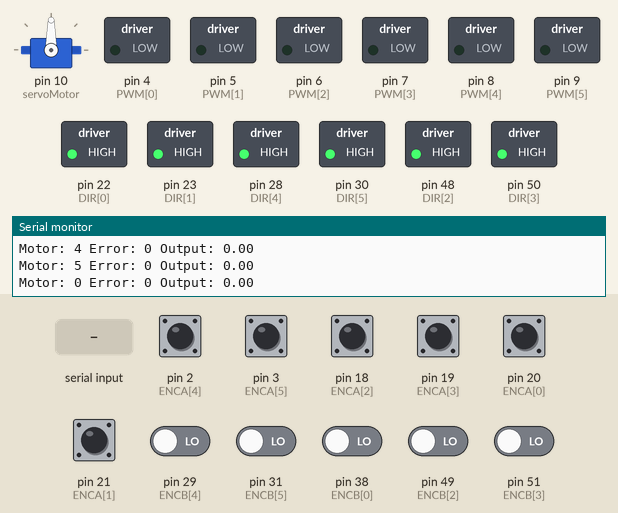
This sketch was run on a simulated Arduino Mega 2560, built with avr-gcc and run on an emulated ATmega2560. Parts: servo, switched loads named in the sketch (green lamp = pin HIGH), the last lines printed to the serial monitor. Inputs (shaded band) come from the test bench; at power-on: pin 2 (ENCA[4]), pin 3 (ENCA[5]), pin 18 (ENCA[2]), pin 19 (ENCA[3]), pin 20 (ENCA[0]), pin 21 (ENCA[1]) HIGH, pin 29 (ENCB[4]), pin 31 (ENCB[5]), pin 38 (ENCB[0]), pin 49 (ENCB[2]), pin 51 (ENCB[3]) LOW.

Above: at 1.2 s.
1.3 s: pin 2 (ENCA[4]) pulled LOW for 0.15 s
At 2.6 s:
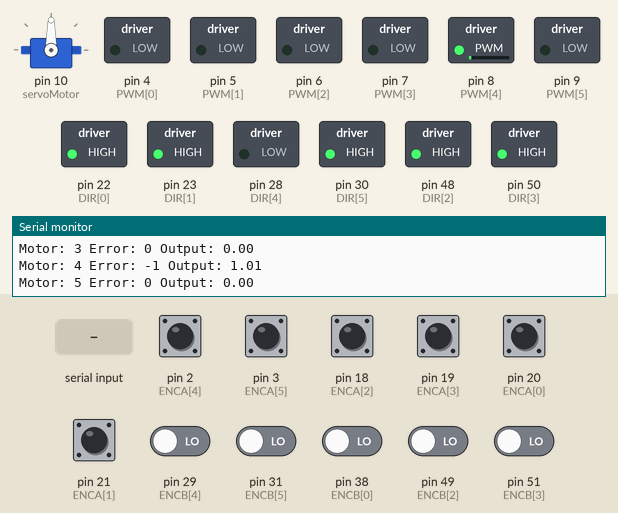
2.9 s: "s90\n" received over Serial
At 3.8 s:
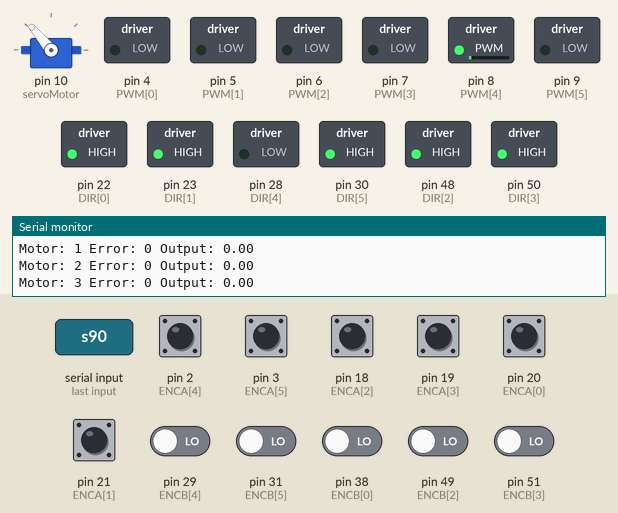
4.4 s: pin 18 (ENCA[2]) pulled LOW for 0.15 s
At 5.5 s:
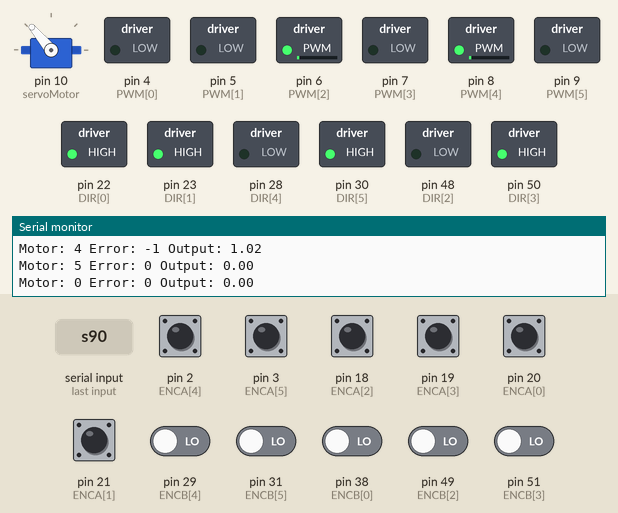
6.1 s: pin 20 (ENCA[0]) pulled LOW for 0.15 s
At 7.4 s:
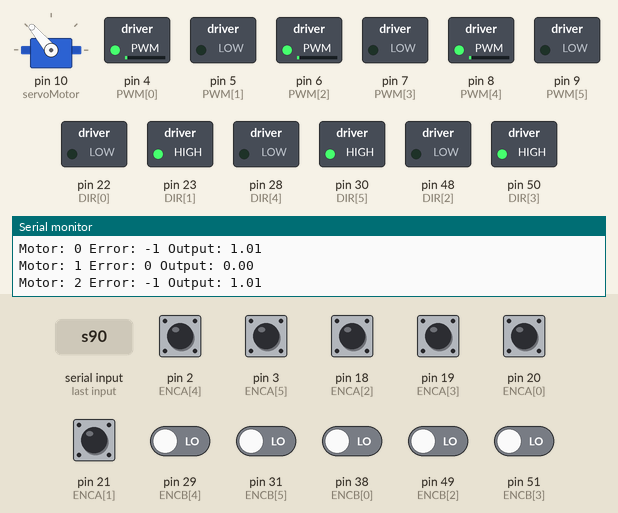
7.9 s: pin 3 (ENCA[5]) pulled LOW for 0.15 s
At 9.4 s:
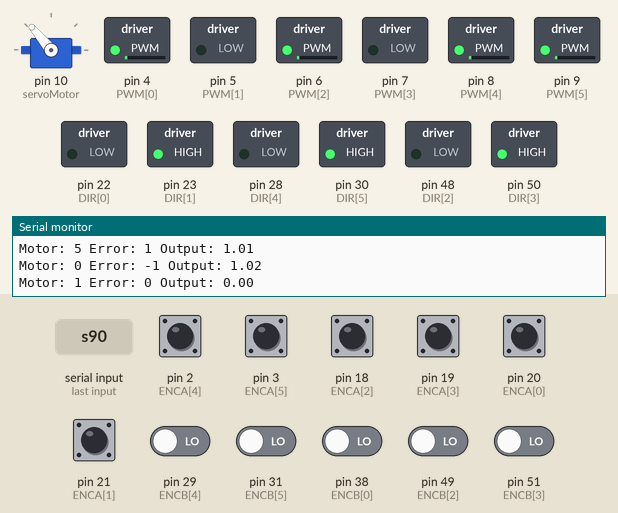
9.7 s: pin 19 (ENCA[3]) pulled LOW for 0.15 s
At 10.7 s:
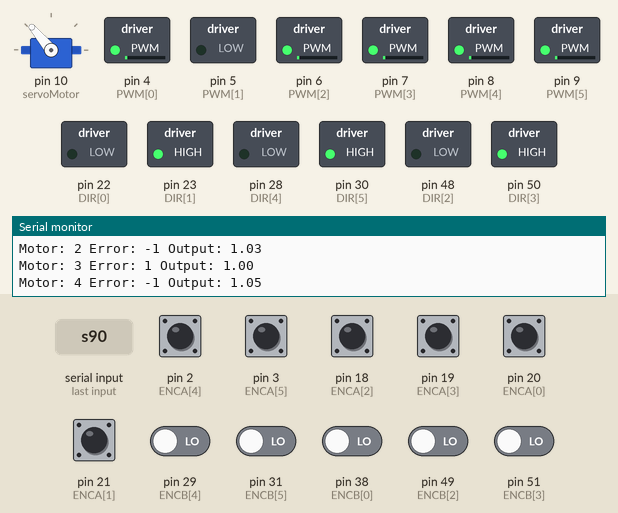
Timing chart, 0 to 12.4 s (numbered marks = the images above; inputs shaded):
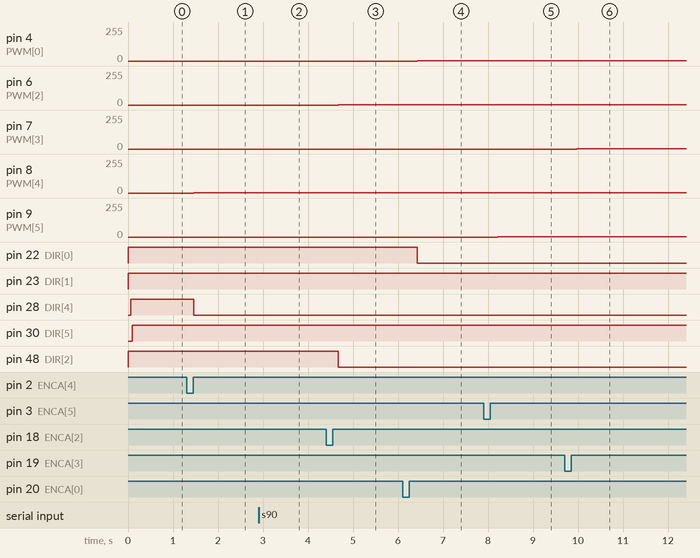

The sketch:

MoveJoints.ino
```cpp
#include <Servo.h>
Servo servoMotor;

// Definición de sensores de presión
const int numSensores = 4;
const int fsr_pins[numSensores] = {A0, A1, A2, A3};
const int fsr_limits[numSensores] = {5, 5, 5, 5};
int fsrReadings[4];                 // Array para almacenar las lecturas de los 4 sensores

// Definición de pines digitales a usar para los motores DC
const int numMotores = 6;
int ENCA[numMotores] = {20, 21, 18, 19, 2, 3};
int ENCB[numMotores] = {38, 39, 49, 51, 29, 31};
int DIR[numMotores] = {22, 23, 48, 50, 28, 30};
int PWM[numMotores] = {4, 5, 6, 7, 8, 9};
volatile int posi[numMotores] = {0, 0, 0, 0,0,0}; // Posición del motor según el encoder

// Variables a usar en el control PID
long prevT[numMotores] = {0,0,0,0,0,0};
float eprev[numMotores] = {0,0,0,0,0,0};
float eintegral[numMotores] = {0,0,0,0,0,0};

// Rango de ángulos y valores de encoder
int rangoGrados = 90; // Rango en grados (-90 a 90)
int rangoEncoder = 2300; // Rango en valores del encoder (-2300 a 2300)

// Constantes PID (ajústalas según sea necesario)
float kp = 1;
float kd = 0.024;
float ki = 0.005;
float target_servo = 90;

// Vector de posiciones angulares objetivos de los motores DC
int targets[numMotores] = {0, 0,0,0,0,0};

void setup() {
  Serial.begin(9600);

  servoMotor.attach(10); //Servomotor al pin 10 PWM
  // Configuración de los pines de los motores como salida
  for (int i = 0; i < numMotores; i++) {
    pinMode(DIR[i], OUTPUT);
    pinMode(PWM[i], OUTPUT);
  }
  for (int i = 0; i < numMotores; i++) {
    pinMode(ENCA[i], INPUT_PULLUP);
    pinMode(ENCB[i], INPUT);
  }

  // Configuración de las interrupciones para el conteo de pulsos
  attachInterrupt(digitalPinToInterrupt(ENCA[0]), doEncodeA0, RISING);
  attachInterrupt(digitalPinToInterrupt(ENCA[1]), doEncodeA1, RISING);
  attachInterrupt(digitalPinToInterrupt(ENCA[2]), doEncodeA2, RISING);
  attachInterrupt(digitalPinToInterrupt(ENCA[3]), doEncodeA3, RISING);
  attachInterrupt(digitalPinToInterrupt(ENCA[4]), doEncodeA4, RISING);
  attachInterrupt(digitalPinToInterrupt(ENCA[5]), doEncodeA5, RISING);
}

void loop() {
  if (Serial.available()) {
    char option = Serial.read();
    if (option == 's') {
    Serial.print("Ingrese un angulo del servo: ");
    //Espera hasta que el usuario envié su ángulo
    while (!Serial.available());
    int angulo_s = Serial.parseInt(); // Lee el número enviado por el monitor serial
    if (angulo_s >= 0 && angulo_s <= 90){
      int target_servo = map(angulo_s, 0, 90, 35, 130);
      servoMotor.write(target_servo); // Mueve el servomotor al ángulo especificado
    //delay(2000);
    Serial.print("Servo posicionado en el angulo: ");
    Serial.println(angulo_s);}
    else {
    Serial.println("Angulo no valido (debe estar entre 0 y 180).");}}
    if (option == 'f') {
    for (int i = 0; i < 4; i++) {
      fsrReadings[i] = analogRead(fsr_pins[i]);  // Leer el valor analógico de cada sensor
      Serial.println(fsrReadings[i]);
      }
    }
    if (option == 'm') {
      Serial.println("Digita los ángulos de los motores de la siguiente forma: 10,10,10,10,10,10");
      // Esperar a que el usuario ingrese los datos con timeout
      long startTime = millis();
      while (!Serial.available()) {
        if (millis() - startTime > 5000) { // Timeout de 5 segundos
          Serial.println("Timeout: No se recibieron datos.");
          return; // Salir de la función loop para evitar bloqueo
        }
      }

      // Leer los valores ingresados
      String post_data = Serial.readString();

      // Separar y convertir los valores
      int commaIndex1 = post_data.indexOf(',');
      int commaIndex2 = post_data.indexOf(',', commaIndex1 + 1);
      int commaIndex3 = post_data.indexOf(',', commaIndex2 + 1);
      int commaIndex4 = post_data.indexOf(',', commaIndex3 + 1);
      int commaIndex5 = post_data.indexOf(',', commaIndex4 + 1);

      if (commaIndex1 > 0 && commaIndex2 > commaIndex1 && commaIndex3 > commaIndex2) {
        int anguloMotor1 = post_data.substring(0, commaIndex1).toInt();
        int anguloMotor2 = post_data.substring(commaIndex1 + 1, commaIndex2).toInt();
        int anguloMotor3 = post_data.substring(commaIndex2 + 1, commaIndex3).toInt();
        int anguloMotor4 = post_data.substring(commaIndex3 + 1, commaIndex4).toInt();
        int anguloMotor5 = post_data.substring(commaIndex4 + 1, commaIndex5).toInt();
        int anguloMotor6 = post_data.substring(commaIndex5 + 1).toInt();

        // Convertir los ángulos a valores del encoder
        targets[0] = map(anguloMotor1, -rangoGrados, rangoGrados, -rangoEncoder, rangoEncoder);
        targets[1] = map(anguloMotor2, -rangoGrados, rangoGrados, -rangoEncoder, rangoEncoder);
        targets[2] = map(anguloMotor3, -rangoGrados, rangoGrados, -rangoEncoder, rangoEncoder);
        targets[3] = map(anguloMotor4, -rangoGrados, rangoGrados, -rangoEncoder, rangoEncoder);
        targets[4] = map(anguloMotor5, -rangoGrados, rangoGrados, -rangoEncoder, rangoEncoder);
        targets[5] = map(anguloMotor6, -rangoGrados, rangoGrados, -rangoEncoder, rangoEncoder);


      }
    }
  }
  // Aplicar control PID a los motores
  for (int i = 0; i < numMotores; i++) {
    long currT = micros();
    float deltaT = ((float)(currT - prevT[i])) / (1.0e6);

    prevT[i] = currT;
    int pos = 0;
    noInterrupts();
    pos = posi[i];
    interrupts();

    int e = targets[i] - pos;
    float dedt = (e - eprev[i]) / deltaT;
    eintegral[i] += e * deltaT;
    float u = kp * e + kd * dedt + ki * eintegral[i];

    float pwr = fabs(u);
    if (pwr > 255){
      pwr = 255;
    }

    if (eintegral[i] > 1000) eintegral[i] = 1000;
    if (eintegral[i] < -1000) eintegral[i] = -1000;

    int dir = 1;
    if (u < 0){
      dir = -1;
    }
    setMotor(i, dir, pwr);
    eprev[i] = e;

    Serial.print("Motor: ");
    Serial.print(i);
    Serial.print(" Error: ");
    Serial.print(e);
    Serial.print(" Output: ");
    Serial.println(pwr);

  }
}

void setMotor(int motorIndex, int dir, int pwmVal) {
  analogWrite(PWM[motorIndex], pwmVal);
  if (dir == 1) {
    digitalWrite(DIR[motorIndex], HIGH);
  } else if (dir == -1) {
    digitalWrite(DIR[motorIndex], LOW);
  } else {
    digitalWrite(DIR[motorIndex], LOW);
  }
}
//Para el motor 1 se cambia el la direccion de manera que funcione de igual manera que el 2
void doEncodeA0() {
  if (digitalRead(ENCB[0]) == 1) {
    posi[0]--;
  } else {
    posi[0]++;
  }
}

void doEncodeA1() {
  if (digitalRead(ENCB[1]) == 1) {
    posi[1]++;
  } else {
    posi[1]--;
  }
}
void doEncodeA2() {
  if (digitalRead(ENCB[2]) == 1) {
    posi[2]--;
  } else {
    posi[2]++;
  }
}

void doEncodeA3() {
  if (digitalRead(ENCB[3]) == 1) {
    posi[3]++;
  } else {
    posi[3]--;
  }
}
void doEncodeA4() {
  if (digitalRead(ENCB[4]) == 1) {
    posi[4]--;
  } else {
    posi[4]++;
  }
}

void doEncodeA5() {
  if (digitalRead(ENCB[5]) == 1) {
    posi[5]++;
  } else {
    posi[5]--;
  }
}
```

Measured:
- after the input at 1.3 s, pin 8 (PWM[4]): 0/255 → 1/255 after 0.16 s; pin 28 (DIR[4]): HIGH → LOW after 0.16 s
- after the input at 2.9 s, servo on pin 10 (servoMotor): 90° → 130° after 0.07 s
- after the input at 4.4 s, pin 6 (PWM[2]): 0/255 → 1/255 after 0.28 s; pin 48 (DIR[2]): HIGH → LOW after 0.28 s
- after the input at 6.1 s, pin 4 (PWM[0]): 0/255 → 1/255 after 0.33 s; pin 22 (DIR[0]): HIGH → LOW after 0.33 s
- after the input at 7.9 s, pin 9 (PWM[5]): 0/255 → 1/255 after 0.32 s
- after the input at 9.7 s, pin 7 (PWM[3]): 0/255 → 1/255 after 0.28 s
